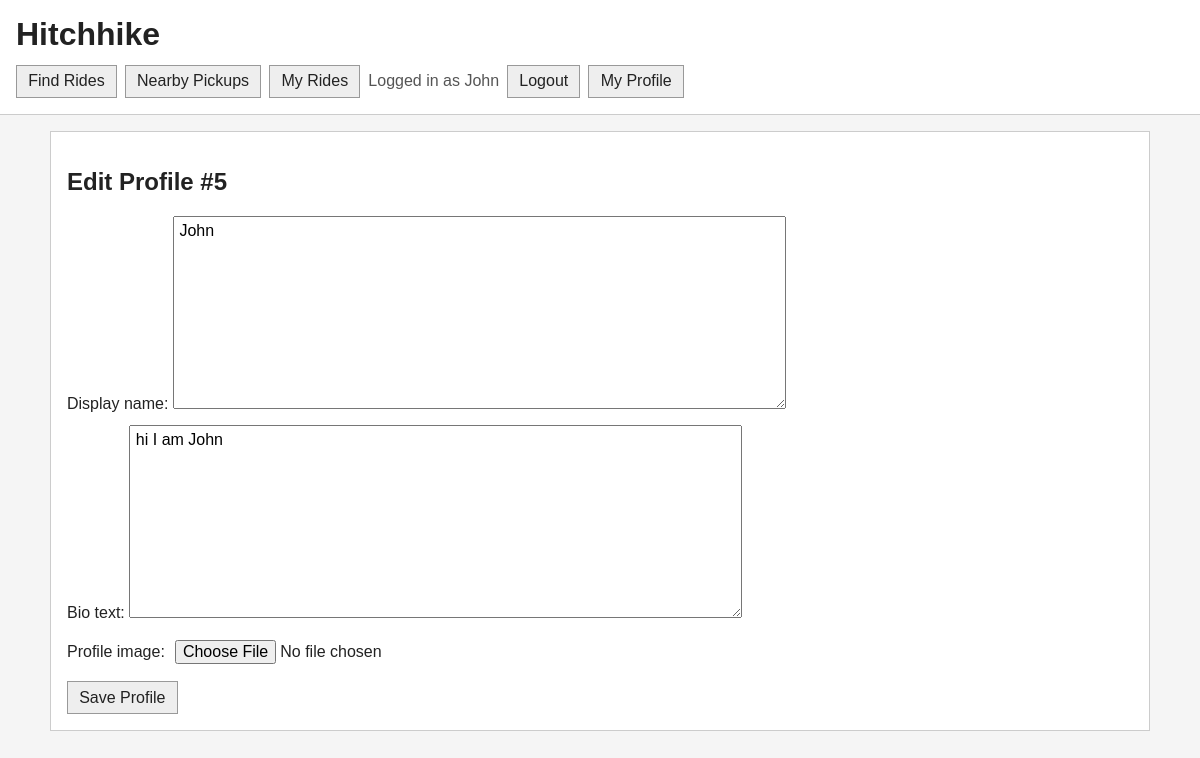
The page /campus_pickup/profiles/5/update/ (signed in) on the database as committed earlier.
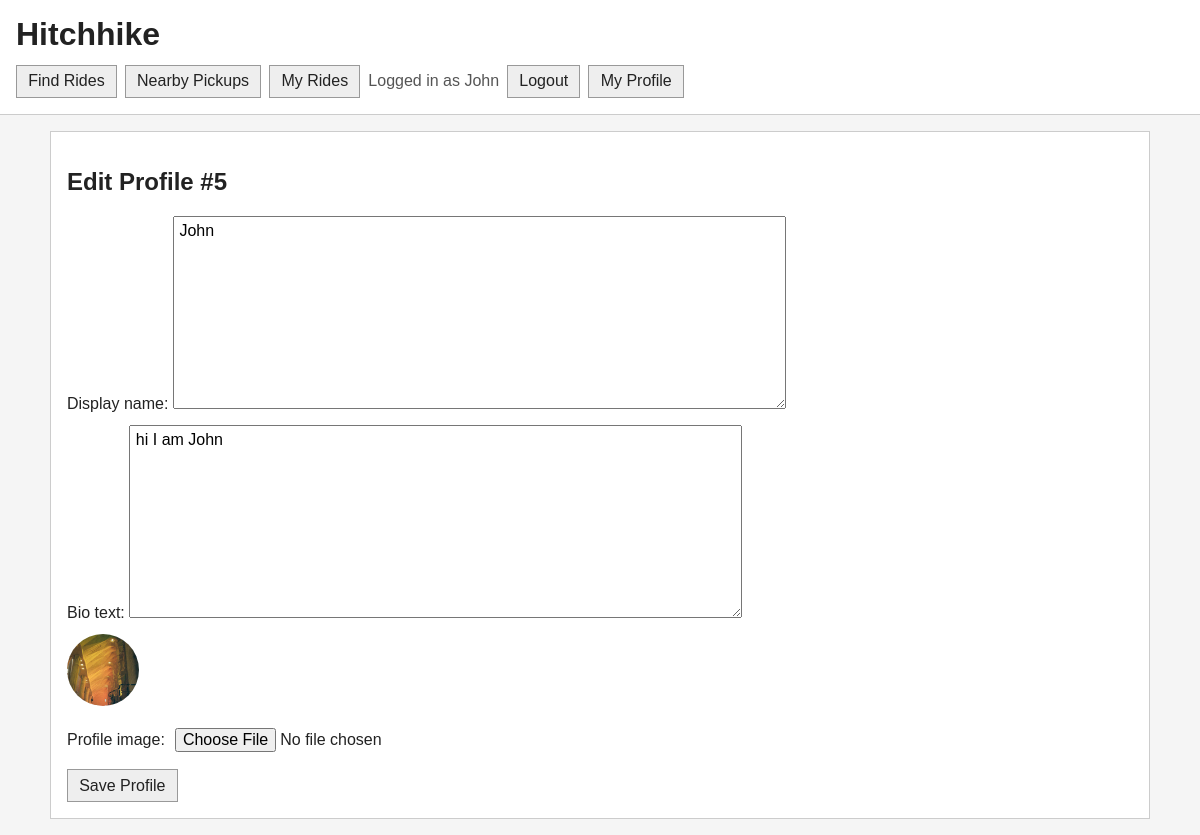
The same page on the database as committed later.
### campus_pickup/models.py (models this page shows, shortened)
class Profile(models.Model):
    user = models.ForeignKey(User, on_delete=models.CASCADE)
    display_name = models.TextField(blank=False)
    bio_text = models.TextField(blank=True)
    profile_image_url = models.ImageField(
        "profile image",
        upload_to="campus_pickup/profile_images/",
        blank=True,
    )
    join_date = models.DateTimeField(auto_now_add=True)

### campus_pickup/views.py (the view, shortened to what this page needs)
# urls.py: path("profiles/<int:pk>/update/", views.ProfileUpdateView.as_view(), name="profile_update"),
class ProfileUpdateView(ProfileRequiredMixin, UpdateView):
    model = Profile
    template_name = "campus_pickup/profile_form.html"
    form_class = CreateProfileForm
    def get_queryset(self):
        return Profile.objects.filter(user=self.request.user)

### campus_pickup/forms.py
class CreateProfileForm(forms.ModelForm):
    class Meta:
        model = Profile
        fields = ["display_name", "bio_text", "profile_image_url"]
        labels = {
            "profile_image_url": "Profile image",
        }
        widgets = {
            "profile_image_url": forms.FileInput(attrs={"accept": "image/*"}),
        }

### campus_pickup/views.py (called while the page is built)
    def dispatch(self, request, *args, **kwargs):
        if request.user.is_authenticated and not Profile.objects.filter(user=request.user).exists():
            return redirect("campus_pickup:profile_create")
        return super().dispatch(request, *args, **kwargs)

### campus_pickup/templates/campus_pickup/profile_form.html (shortened to what this page needs)
{% extends "campus_pickup/base.html" %}
{% block content %}
<section class="panel">
    {% if object %}
    <h2>Edit Profile #{{ object.id }}</h2>
    {% else %}
    <h2>Create Account and Profile</h2>
    {% endif %}
    <form method="post" enctype="multipart/form-data" class="form-grid">
        <p>
            {{ form.display_name.label_tag }}
            {{ form.display_name }}
        </p>
        <p>
            {{ form.bio_text.label_tag }}
            {{ form.bio_text }}
        </p>
        {% if object.profile_image_url %}
        <p>
            <img
                class="profile-avatar"
                src="{{ object.profile_image_url.url }}"
                alt="{{ object.display_name }}"
                width="72"
                height="72"
                style="width: 72px; height: 72px; border-radius: 50%; object-fit: cover;"
            >
        </p>
        {% endif %}
        <p>
            {{ form.profile_image_url.label_tag }}
            {{ form.profile_image_url }}
        </p>
        <button type="submit">Save Profile</button>
    </form>
</section>
{% endblock %}

Rows that differ between the two databases and show on the page:
changed Profile "John": profile_image_url: picture added
